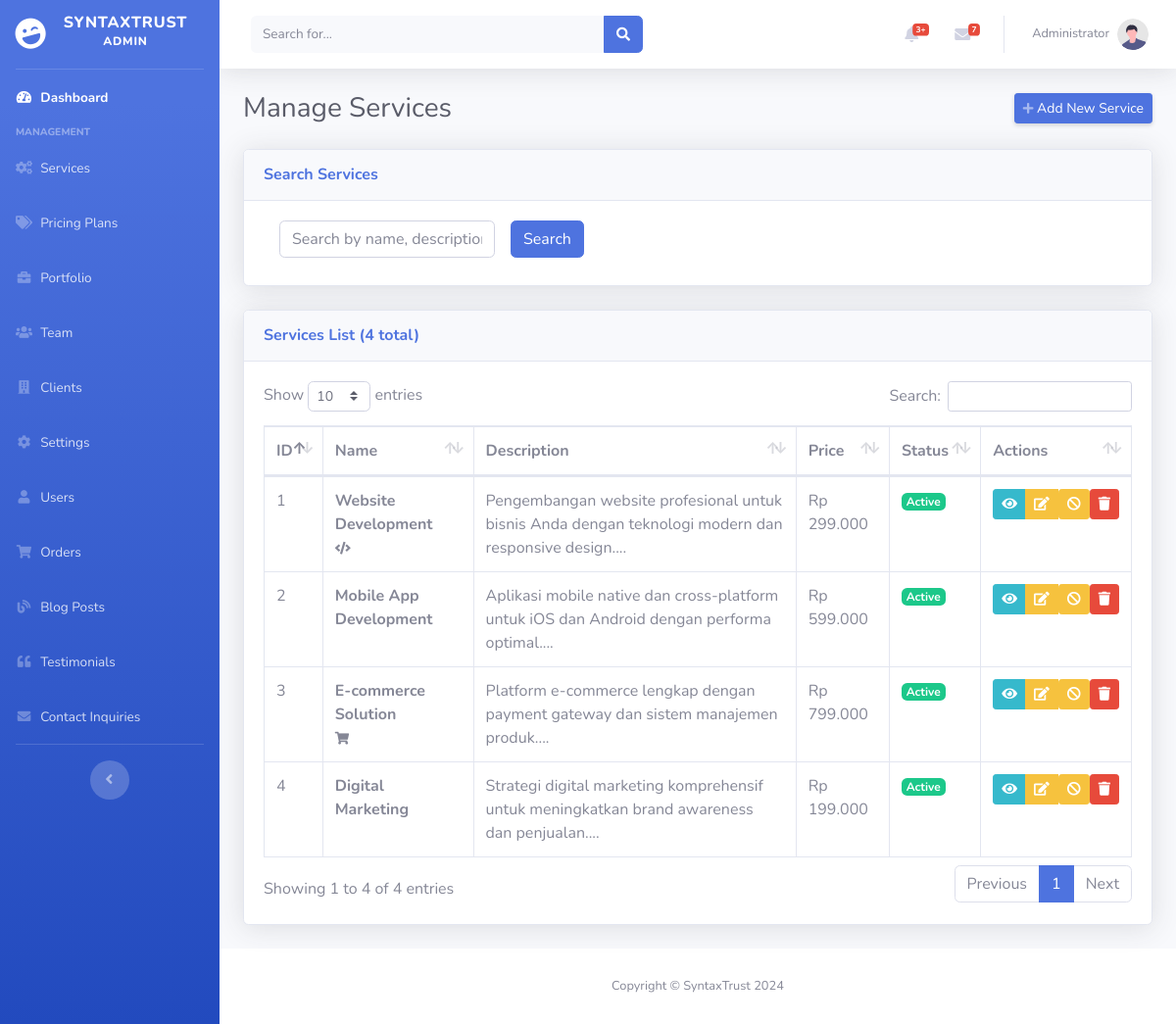
Page /manage_services.php (signed in) on the committed database.
### tables this page shows
CREATE TABLE services (
    id INT PRIMARY KEY AUTO_INCREMENT,
    name VARCHAR(100) NOT NULL,
    description TEXT NOT NULL,
    short_description VARCHAR(255),
    icon VARCHAR(100),
    image VARCHAR(255),
    price DECIMAL(10,2),
    duration VARCHAR(50),
    features JSON,
    is_featured BOOLEAN DEFAULT FALSE,
    is_active BOOLEAN DEFAULT TRUE,
    sort_order INT DEFAULT 0,
    created_at TIMESTAMP DEFAULT CURRENT_TIMESTAMP,
    updated_at TIMESTAMP DEFAULT CURRENT_TIMESTAMP ON UPDATE CURRENT_TIMESTAMP,
    INDEX idx_is_featured (is_featured),
    INDEX idx_is_active (is_active)
);

### manage_services.php (the view, shortened to what this page needs)
<?php
require_once 'config/database.php';
$search = isset($_GET['search']) ? $_GET['search'] : '';
$page = isset($_GET['page']) ? (int)$_GET['page'] : 1;
$limit = 10;
$offset = ($page - 1) * $limit;
$where_clause = "";
$params = [];
$count_sql = "SELECT COUNT(*) as total FROM services $where_clause";
$stmt = $pdo->prepare($count_sql);
$stmt->execute($params);
$total_records = $stmt->fetch(PDO::FETCH_ASSOC)['total'];
$sql = "SELECT * FROM services $where_clause ORDER BY sort_order ASC, created_at DESC LIMIT $limit OFFSET $offset";
$stmt = $pdo->prepare($sql);
$stmt->execute($params);
$services = $stmt->fetchAll(PDO::FETCH_ASSOC);
require_once 'includes/header.php';
?>
<body id="page-top">
    <div id="wrapper">
        <?php require_once 'includes/sidebar.php'; ?>
        <div id="content-wrapper" class="d-flex flex-column">
            <div id="content">
                <?php require_once 'includes/topbar.php'; ?>
                <div class="container-fluid">
                    <div class="d-sm-flex align-items-center justify-content-between mb-4">
                        <h1 class="h3 mb-0 text-gray-800">Manage Services</h1>
                        <a href="#" class="d-none d-sm-inline-block btn btn-sm btn-primary shadow-sm" data-toggle="modal" data-target="#addServiceModal">
                            <i class="fas fa-plus fa-sm text-white-50"></i> Add New Service
                        </a>
                    </div>
                    <div class="card shadow mb-4">
                        <div class="card-header py-3">
                            <h6 class="m-0 font-weight-bold text-primary">Search Services</h6>
                        </div>
                        <div class="card-body">
                            <form method="GET" class="form-inline">
                                <div class="form-group mx-sm-3 mb-2">
                                    <input type="text" class="form-control" name="search" placeholder="Search by name, description..." value="<?php echo htmlspecialchars($search); ?>">
                                </div>
                                <button type="submit" class="btn btn-primary mb-2">Search</button>
                            </form>
                        </div>
                    </div>
                    <div class="card shadow mb-4">
                        <div class="card-header py-3">
                            <h6 class="m-0 font-weight-bold text-primary">Services List (<?php echo $total_records; ?> total)</h6>
                        </div>
                        <div class="card-body">
                            <div class="table-responsive">
                                <table class="table table-bordered" id="dataTable" width="100%" cellspacing="0">
                                    <thead>
                                        <tr>
                                            <th>ID</th>
                                            <th>Name</th>
                                            <th>Description</th>
                                            <th>Price</th>
                                            <th>Status</th>
                                            <th>Actions</th>
                                        </tr>
                                    </thead>
                                    <tbody>
                                        <?php foreach ($services as $service): ?>
                                            <tr>
                                                <td><?php echo $service['id']; ?></td>
                                                <td>
                                                    <strong><?php echo htmlspecialchars($service['name']); ?></strong>
                                                    <?php if (!empty($service['icon'])): ?>
                                                        <br><small class="text-muted"><i class="fas fa-<?php echo htmlspecialchars($service['icon']); ?>"></i></small>
                                                    <?php endif; ?>
                                                </td>
                                                <td><?php echo htmlspecialchars(substr($service['description'], 0, 100) . '...'); ?></td>
                                                <td>
                                                    <?php if ($service['price'] > 0): ?>
                                                        Rp <?php echo number_format($service['price'], 0, ',', '.'); ?>
                                                    <?php else: ?>
                                                        <span class="text-muted">Custom</span>
                                                    <?php endif; ?>
                                                </td>
                                                <td>
                                                    <span class="badge badge-<?php echo $service['is_active'] ? 'success' : 'secondary'; ?>">
                                                        <?php echo $service['is_active'] ? 'Active' : 'Inactive'; ?>
                                                    </span>
                                                </td>
                                                <td>
                                                    <div class="btn-group" role="group">
                                                        <button type="button" class="btn btn-sm btn-info" data-toggle="modal" data-target="#viewServiceModal<?php echo $service['id']; ?>">
                                                            <i class="fas fa-eye"></i>
                                                        </button>
                                                        <button type="button" class="btn btn-sm btn-warning" data-toggle="modal" data-target="#editServiceModal<?php echo $service['id']; ?>">
                                                            <i class="fas fa-edit"></i>
                                                        </button>
                                                        <form method="POST" style="display: inline;" onsubmit="return confirm('Are you sure you want to toggle this service\'s status?')">
                                                            <button type="submit" name="toggle_status" class="btn btn-sm btn-<?php echo $service['is_active'] ? 'warning' : 'success'; ?>">
                                                                <i class="fas fa-<?php echo $service['is_active'] ? 'ban' : 'check'; ?>"></i>
                                                            </button>
                                                        </form>
                                                        <form method="POST" style="display: inline;" onsubmit="return confirm('Are you sure you want to delete this service? This action cannot be undone.')">
                                                            <button type="submit" name="delete_service" class="btn btn-sm btn-danger">
                                                                <i class="fas fa-trash"></i>
                                                            </button>
                                                        </form>
                                                    </div>
                                                </td>
                                            </tr>
                                        <?php endforeach; ?>
                                    </tbody>
                                </table>
                            </div>
                        </div>
                    </div>
                </div>
            </div>
            <?php require_once 'includes/footer.php'; ?>
        </div>
    </div>
</body>
</html>

### rows in the picture
services: id "1", name "Website Development", description "Pengembangan website profesional untuk bisnis Anda dengan teknologi modern dan responsive design....", price "299.000", is_active "Active"
services: id "2", name "Mobile App Development", description "Aplikasi mobile native dan cross-platform untuk iOS dan Android dengan performa optimal....", price "599.000", is_active "Active"
services: id "3", name "E-commerce Solution", description "Platform e-commerce lengkap dengan payment gateway dan sistem manajemen produk....", price "799.000", is_active "Active"
services: id "4", name "Digital Marketing", description "Strategi digital marketing komprehensif untuk meningkatkan brand awareness dan penjualan....", price "199.000", is_active "Active"

### other values in the picture
$_SESSION['user_name'] "Administrator"
$total_records "4"
